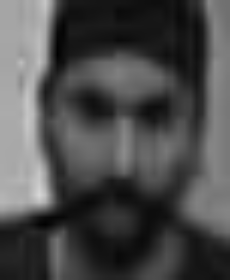
#> input picture faces/Gurkirat/0.png, 230 x 280 px, given in place of the camera
$ python get_faces.py ../faces/Gurkirat/0.png   (older library calls are emulated)
#> lines starting #> are read from the running program, lines starting #| are printed output that depends on the picture
import cv2,sys,numpy,csv
import os

def main():
 fn_haar='haarcascade_frontalface_alt.xml'
 fn_dir='faces'
 fn_name=sys.argv[1]
 path = os.path.join(fn_dir, fn_name)

 if os.path.isdir(path):
  print('Name already exists.')
  cont=raw_input('Continue? y/N:').lower()
  if cont!='y':
   return 0
  id=len([name for name in os.listdir(path) if os.path.isfile(name)])
 else:
  os.mkdir(path)
  id=1


 im_width, im_height = 920/4, 1120/4
 #im_width, im_height = 100,100

 haar_cascade = cv2.CascadeClassifier(fn_haar)
 webcam = cv2.VideoCapture(0)

 while True:
  if id>250:
   break
  rval, frame = webcam.read()
#> frame is the input picture: shape (280, 230, 3); min 0, max 215, mean 75.6
  gray = cv2.cvtColor(frame, cv2.COLOR_BGR2GRAY)
  faces = haar_cascade.detectMultiScale(
    gray,
    scaleFactor=1.1,
    minNeighbors=5,
    minSize=(30, 30),
    flags=cv2.cv.CV_HAAR_SCALE_IMAGE
    )
#> faces = [[35, 46, 178, 178]]
  faces = sorted(faces,key=lambda x: x[3])
  if faces:
   face_i=faces[0]
#> face_i = [35, 46, 178, 178]
   x,y,w,h=face_i
#> x = 35; y = 46; w = 178; h = 178
   face=gray[y:y+h, x:x+w]
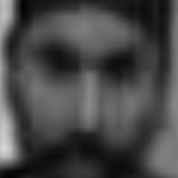
#> face: shape (178, 178); min 0, max 215, mean 70.9
   face_resize=cv2.resize(face,(im_width, im_height))
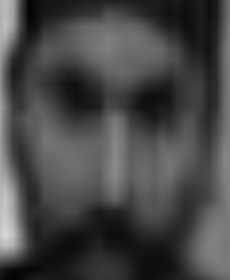
#> face_resize: shape (280, 230); min 1, max 214, mean 70.8
   cv2.imwrite('%s/%s.png'%(path, id), face_resize)
   cv2.rectangle(frame, (x,y), (x+w, y+h), (255, 255, 255), 3)
   pos_x=x-10
#> pos_x = 25
   pos_y=y-10
#> pos_y = 36
   cv2.putText(frame, '%s'%(fn_name), (pos_x, pos_y), cv2.FONT_HERSHEY_PLAIN, 1, (255,255,255))
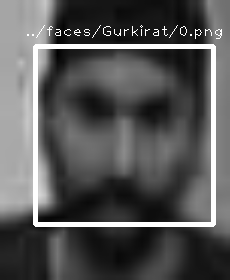
#> frame: shape (280, 230, 3); min 0, max 255, mean 85.8
   id +=1
  cv2.imshow("faces", frame)
  key=cv2.waitKey(10)
#> (key Esc is pressed here)
  if key==27:
   break


main()

$ run again, on faces/Gurkirat/1.png
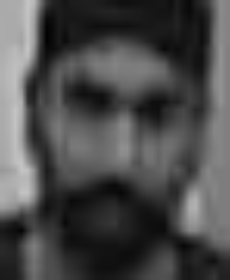
#> input picture faces/Gurkirat/1.png, 230 x 280 px, given in place of the camera
#> in main, frame is the input picture: shape (280, 230, 3); min 2, max 196, mean 75.1
#> faces = [[22, 35, 191, 191]]
#> face_i = [22, 35, 191, 191]
#> x = 22; y = 35; w = 191
#> in main, `face_resize=cv2.resize(face,(im_width, im_height))`:
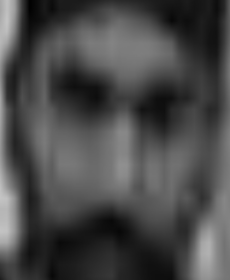
#> face_resize: shape (280, 230); min 2, max 196, mean 73.2
#> pos_x = 12
#> pos_y = 25
#> in main, `cv2.putText(frame, '%s'%(fn_name), (pos_x, pos_y), cv2.FONT_HERSHEY_PL..`:
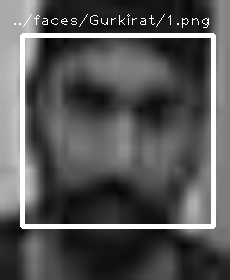
#> frame: shape (280, 230, 3); min 2, max 255, mean 86

$ run again, on faces/Gurkirat/100.png
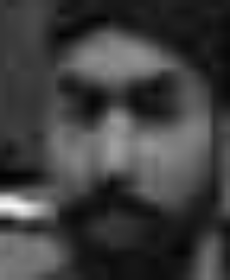
#> input picture faces/Gurkirat/100.png, 230 x 280 px, given in place of the camera
#> in main, frame is the input picture: shape (280, 230, 3); min 2, max 248, mean 62.9
#> faces = [[14, 32, 205, 205]]
#> face_i = [14, 32, 205, 205]
#> x = 14; y = 32; w = 205
#> in main, `face_resize=cv2.resize(face,(im_width, im_height))`:
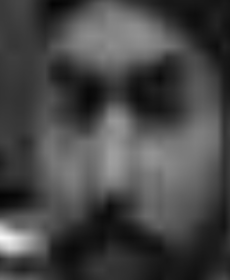
#> face_resize: shape (280, 230); min 4, max 247, mean 70.4
#> pos_x = 4
#> pos_y = 22
#> in main, `cv2.putText(frame, '%s'%(fn_name), (pos_x, pos_y), cv2.FONT_HERSHEY_PL..`:
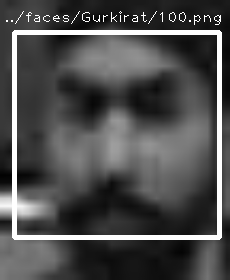
#> frame: shape (280, 230, 3); min 2, max 255, mean 77.3

$ run again, on faces/Gurkirat/101.png
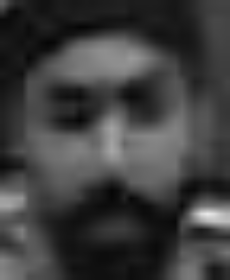
#> input picture faces/Gurkirat/101.png, 230 x 280 px, given in place of the camera
#> in main, frame is the input picture: shape (280, 230, 3); min 5, max 232, mean 62.5
#> faces = [[11, 35, 199, 199]]
#> face_i = [11, 35, 199, 199]
#> x = 11; y = 35; w = 199
#> in main, `face_resize=cv2.resize(face,(im_width, im_height))`:
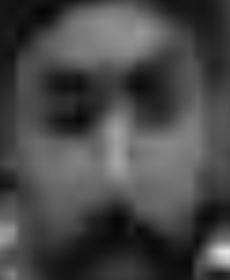
#> face_resize: shape (280, 230); min 6, max 231, mean 71.4
#> pos_x = 1
#> pos_y = 25
#> in main, `cv2.putText(frame, '%s'%(fn_name), (pos_x, pos_y), cv2.FONT_HERSHEY_PL..`:
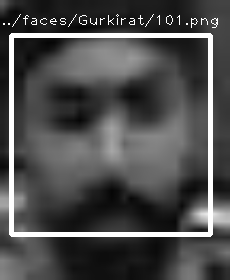
#> frame: shape (280, 230, 3); min 5, max 255, mean 76.3
